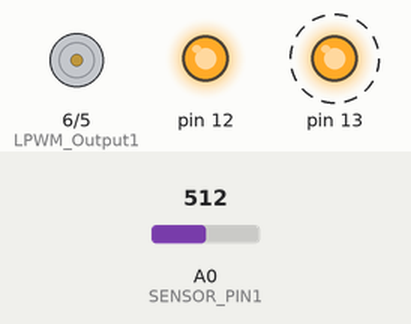
This sketch was run on a simulated Arduino Uno, built with avr-gcc and run on an emulated ATmega328P. Parts: motor-driver pin pairs drawn as motors (green arrow = first pin HIGH = forward, orange = second pin HIGH = backward, longer = more drive), output pins drawn as LEDs (lit = HIGH). Dashed ring = blinking. The inputs (shaded band) are chosen by the test bench; at power-on: A0 (SENSOR_PIN1) = 512.

Above: at 2.8 s.
2.9 s: A0 (SENSOR_PIN1) set to 716
At 4.5 s:
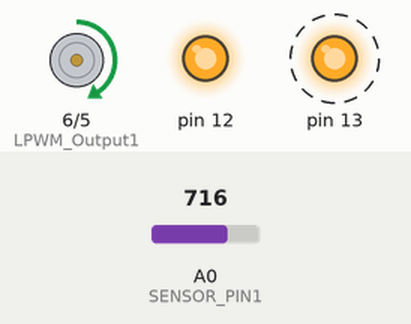
7.1 s: A0 (SENSOR_PIN1) set to 900
At 8.7 s:
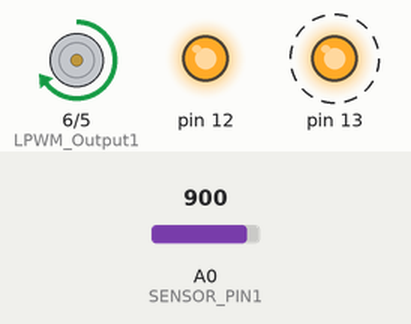
11.3 s: A0 (SENSOR_PIN1) set to 502
At 12.8 s:
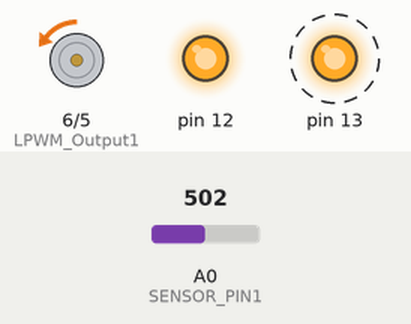
15.5 s: A0 (SENSOR_PIN1) set to 522
At 16.8 s:
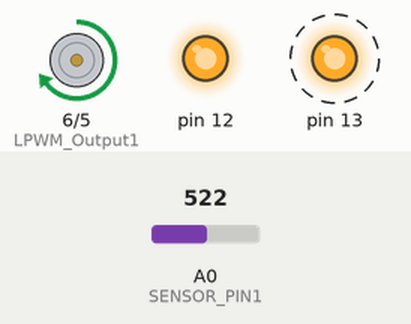
19.7 s: A0 (SENSOR_PIN1) set to 306
At 20.3 s:
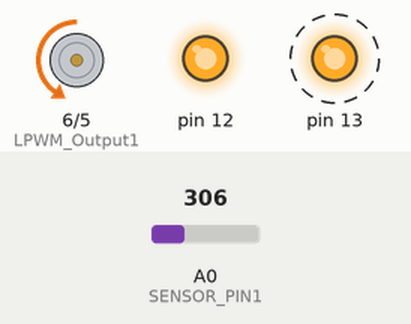
Timing chart, 0 to 24.9 s (numbered marks = the images above; inputs shaded):
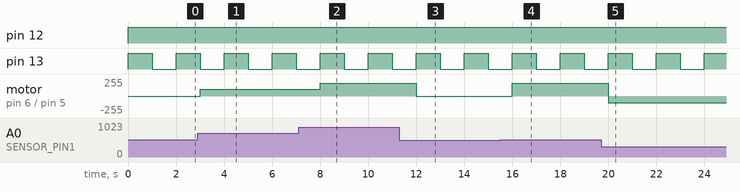

Measured:
- after the input at 2.9 s, motor on pin 6 (LPWM_Output1) / pin 5 (RPWM_Output1): stopped → forward 102/255 after 0.10 s
- after the input at 7.1 s, motor on pin 6 (LPWM_Output1) / pin 5 (RPWM_Output1): forward 102/255 → forward 194/255 after 0.90 s
- after the input at 11.3 s, motor on pin 6 (LPWM_Output1) / pin 5 (RPWM_Output1): forward 194/255 → backward 4/255 after 0.70 s
- after the input at 15.5 s, motor on pin 6 (LPWM_Output1) / pin 5 (RPWM_Output1): backward 4/255 → forward 194/255 after 0.50 s
- after the input at 19.7 s, motor on pin 6 (LPWM_Output1) / pin 5 (RPWM_Output1): forward 194/255 → backward 102/255 after 0.30 s
- by itself, pin 13: alternates HIGH for 1.0 s and LOW for 1.0 s

The sketch:

Jednek_silnik.ino
```cpp
/*
 * https://www.hessmer.org/blog/2013/12/28/ibt-2-h-bridge-with-arduino/
IBT-2 Motor Control Board driven by Arduino.

Speed and direction controlled by a potentiometer attached to analog input 0.
One side pin of the potentiometer (either one) to ground; the other side pin to +5V

Connection to the IBT-2 board:
IBT-2 pin 1 (RPWM) to Arduino pin 5(PWM)
IBT-2 pin 2 (LPWM) to Arduino pin 6(PWM)
IBT-2 pins 3 (R_EN), 4 (L_EN), 7 (VCC) to Arduino 5V pin
IBT-2 pin 8 (GND) to Arduino GND
IBT-2 pins 5 (R_IS) and 6 (L_IS) not connected
*/

int SENSOR_PIN1 = 0; // center pin of the potentiometer

int RPWM_Output1 = 5; // Arduino PWM output pin 5; connect to IBT-2 pin 1 (RPWM)
int LPWM_Output1 = 6; // Arduino PWM output pin 6; connect to IBT-2 pin 2 (LPWM)
int dioda = 1;

void setup()
{
  pinMode(RPWM_Output1, OUTPUT);
  pinMode(LPWM_Output1, OUTPUT);
  pinMode(13, OUTPUT);
  pinMode(12, OUTPUT);

}

void loop()
{
  digitalWrite(12, 1);
  digitalWrite(13,dioda);
  delay(1000);

  if(dioda ==1) dioda =0;
  else dioda =1;


  int sensorValue1 = analogRead(SENSOR_PIN1);

  // sensor value is in the range 0 to 1023
  // the lower half of it we use for reverse rotation; the upper half for forward rotation
  digitalWrite(13,0);

  if (sensorValue1 < 512)
  {
    // reverse rotation
    int reversePWM1 = -(sensorValue1 - 511) / 2;
    analogWrite(LPWM_Output1, 0);
    analogWrite(RPWM_Output1, reversePWM1);
  }
  else
  {
    // forward rotation
    int forwardPWM1 = (sensorValue1 - 512) / 2;
    analogWrite(RPWM_Output1, 0);
    analogWrite(LPWM_Output1, forwardPWM1);
  }}
```
